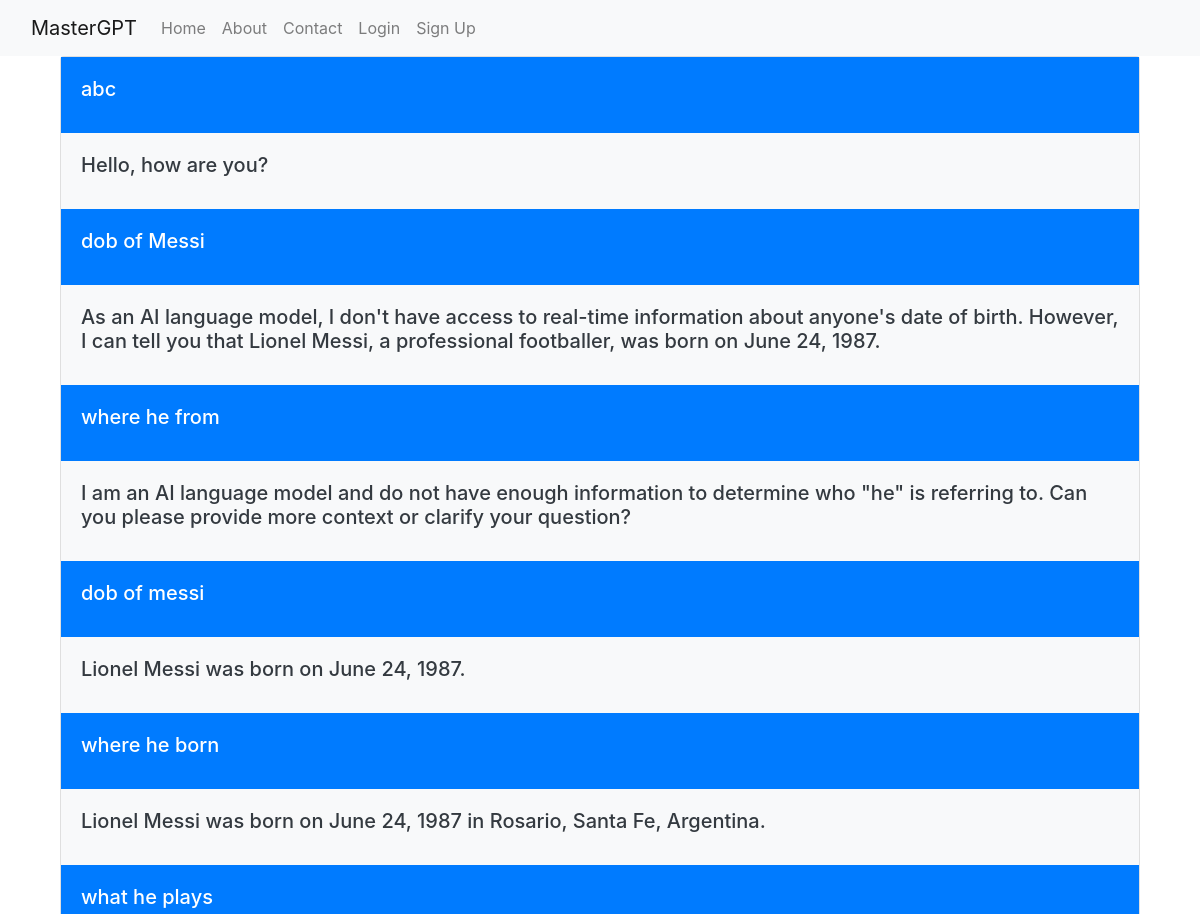
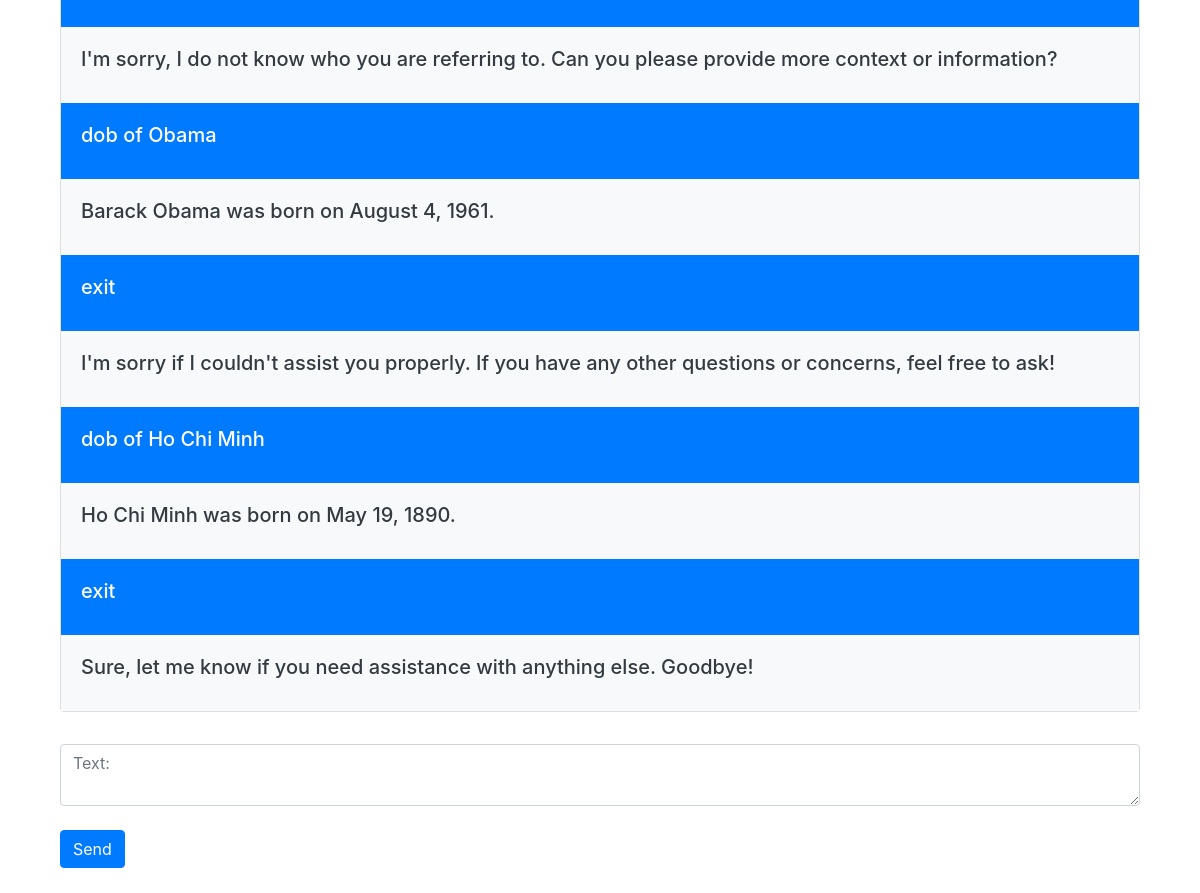
The page / on the database its author committed (2 pictures, top to bottom).
### chat/models.py (models this page shows)
class Chat(models.Model):
    text = models.CharField(max_length=500)
    gpt = models.CharField(max_length=17000)
    date = models.DateTimeField(auto_now_add=True, blank=True, null=True)

### chat/views.py (the view)
# urls.py: path('', chat, name='chat'),
def chat(request):
    chats = Chat.objects.all()
    return render(request, 'chat.html', {
        'chats': chats,
    })

### chat/templates/chat.html (shortened to what this page needs)
{% extends 'base.html' %}
{% block content %}
<section class="chat col-sm">
            <div class="card text-white" id="chatCard">
              {% for chat in chats %}
              <div class="card-body bg bg-primary">
                <h5 class="card-title">{{ chat.text }}</h5>
              </div>
              <div class="card-body bg bg-light text-dark">
                <h5 class="card-title">{{ chat.gpt }}</h5>
              </div>
              {% endfor %}
            </div>
            <div class="mt-3">
              <div class="form-field">
                <textarea
                  id="userText"
                  required
                  class="form-control"
                  type="textarea"
                  name="address"
                  placeholder="Text:"
                ></textarea>
              </div>
            </div>
            <div class="d-grid gap-2 mt-4">
                <button id="submitBtn" class="btn btn-primary fs-5">Send</button>
            </div>
            <br />
</section>
{% endblock %}

### chat/templates/base.html (shortened to what this page needs)
{% load static %}
<!DOCTYPE html>
<html lang="en">
  <head>
    <link
      rel="stylesheet"
      href="https://cdn.jsdelivr.net/npm/bootstrap@4.1.3/dist/css/bootstrap.min.css"
    />
    <link rel="stylesheet" href="{% static 'styles.css' %}" />
  </head>
  <body>
    {% block navbar %}
    <nav class="navbar navbar-expand-lg navbar-light bg-light">
      <div class="container-fluid">
        <a class="navbar-brand" href="#">MasterGPT</a>
        <div class="collapse navbar-collapse" id="navbarNav">
          <ul class="navbar-nav me-auto">
            <li class="nav-item">
              <a class="nav-link" href="#">Home</a>
            </li>
            <li class="nav-item">
              <a class="nav-link" href="#">About</a>
            </li>
            <li class="nav-item">
              <a class="nav-link" href="#">Contact</a>
            </li>
          </ul>
          <ul class="navbar-nav ms-auto">
            <li class="nav-item">
              <a class="nav-link" href="#">Login</a>
            </li>
            <li class="nav-item">
              <a class="nav-link" href="#">Sign Up</a>
            </li>
          </ul>
        </div>
      </div>
    </nav>
    {% endblock %}
    <div class="container ">{% block content %} {% endblock %}</div>
  </body>
</html>

### rows shown on the page
Chat: text "abc", gpt "Hello, how are you?"
Chat: text "dob of Messi", gpt "As an AI language model, I don't have access to real-time information about anyone's date of birth. However, I can tell you that Lionel Messi, a professional footballer, was born on June 24, 1987."
Chat: text "where he from", gpt "I am an AI language model and do not have enough information to determine who \"he\" is referring to. Can you please provide more context or clarify your question?"
Chat: text "dob of messi", gpt "Lionel Messi was born on June 24, 1987."
Chat: text "where he born", gpt "Lionel Messi was born on June 24, 1987 in Rosario, Santa Fe, Argentina."
Chat: text "what he plays", gpt "I'm sorry, I do not know who you are referring to. Can you please provide more context or information?"
Chat: text "dob of Obama", gpt "Barack Obama was born on August 4, 1961."
Chat: text "exit", gpt "I'm sorry if I couldn't assist you properly. If you have any other questions or concerns, feel free to ask!"
Chat: text "dob of Ho Chi Minh", gpt "Ho Chi Minh was born on May 19, 1890."
Chat: text "exit", gpt "Sure, let me know if you need assistance with anything else. Goodbye!"
